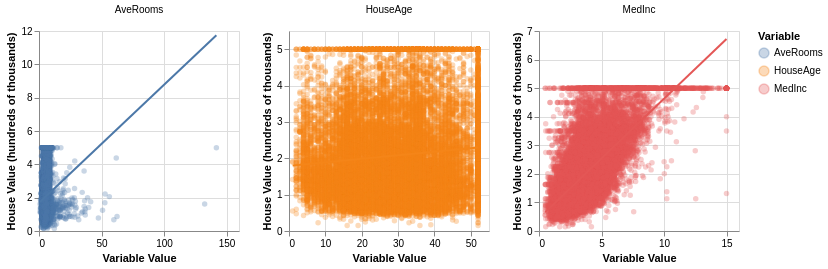

The notebook cell saved with this chart:
### Markdown cell above
## Part 6: Visualization with Altair

Let's create informative visualizations of our model results.

### Code cell
# Configure Altair to handle larger datasets
alt.data_transformers.enable('default', max_rows=None)

# Visualize the relationship between variables and house value
# Create a long-form dataset for plotting
plot_data = df.melt(
    id_vars=['house_value'],
    value_vars=['MedInc', 'HouseAge', 'AveRooms'],
    var_name='variable',
    value_name='value'
)

# Create scatter plots with regression lines
base = alt.Chart(plot_data).mark_circle(opacity=0.3).encode(
    x=alt.X('value:Q', title='Variable Value'),
    y=alt.Y('house_value:Q', title='House Value (hundreds of thousands)'),
    color=alt.Color('variable:N', title='Variable')
).properties(
    width=200,
    height=200
)

# Add regression lines
regression = base.transform_regression(
    'value', 'house_value', groupby=['variable']
).mark_line(color='red', strokeWidth=2)

# Combine and facet
chart = (base + regression).facet(
    column=alt.Column('variable:N', title='')
).resolve_scale(
    x='independent',
    y='independent'
)

chart

### Figure 1 — Vega-Lite specification as saved in the notebook (floating-point values rounded to 4 significant figures; data arrays with more than 128 entries replaced by an {"elided": "..."} marker saying what was removed)
{"config": {"view": {"continuousWidth": 300, "continuousHeight": 300}}, "data": {"name": "data-415a11d33a48b6f1eb45973820d5d90f"}, "facet": {"column": {"field": "variable", "title": "", "type": "nominal"}}, "spec": {"layer": [{"mark": {"type": "circle", "opacity": 0.3}, "encoding": {"color": {"field": "variable", "title": "Variable", "type": "nominal"}, "x": {"field": "value", "title": "Variable Value", "type": "quantitative"}, "y": {"field": "house_value", "title": "House Value (hundreds of thousands)", "type": "quantitative"}}}, {"mark": {"type": "line", "color": "red", "strokeWidth": 2}, "encoding": {"color": {"field": "variable", "title": "Variable", "type": "nominal"}, "x": {"field": "value", "title": "Variable Value", "type": "quantitative"}, "y": {"field": "house_value", "title": "House Value (hundreds of thousands)", "type": "quantitative"}}, "transform": [{"on": "value", "regression": "house_value", "groupby": ["variable"]}]}], "height": 200, "width": 200}, "resolve": {"scale": {"x": "independent", "y": "independent"}}, "$schema": "https://vega.github.io/schema/vega-lite/v6.1.0.json", "datasets": {"data-415a11d33a48b6f1eb45973820d5d90f": {"elided": "61920 records"}}}
